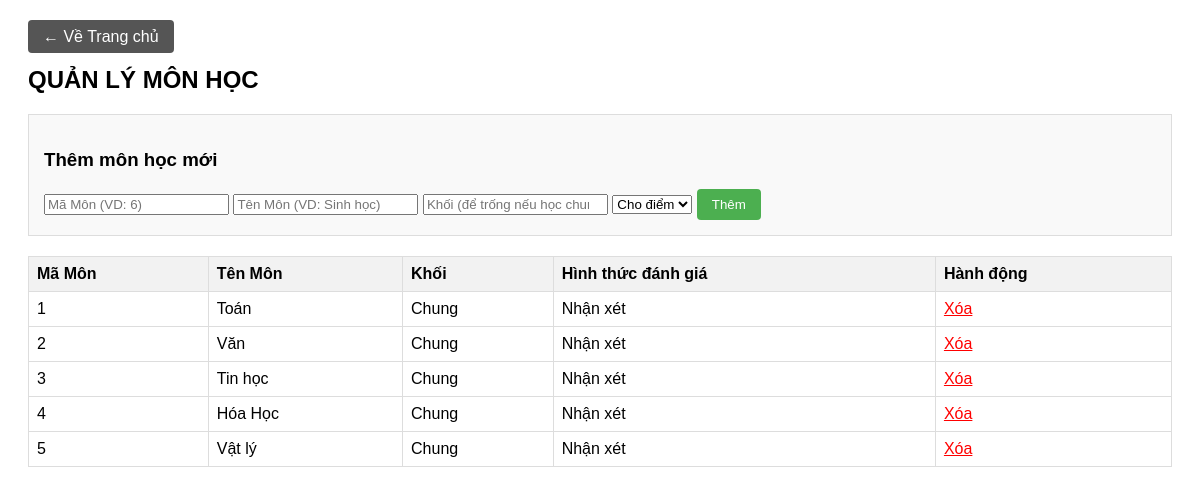
Page /monhoc.php (signed in) on the committed database.
### tables this page shows
CREATE TABLE `monhoc` (
  `MaMon` int(11) NOT NULL,
  `MaDiem` int(11) DEFAULT NULL,
  `MaGV` int(11) DEFAULT NULL,
  `TenMon` varchar(100) DEFAULT NULL,
  `SoTiet` int(11) DEFAULT NULL,
  `Khoi` int(11) DEFAULT NULL,
  `HinhThucDanhGia` varchar(50) DEFAULT 'Tính điểm'
);

### monhoc.php (the view, shortened to what this page needs)
<?php
require_once 'connect.php';
$sql_mon = "SELECT * FROM monhoc";
$result_mon = $conn->query($sql_mon);
?>
<!DOCTYPE html>
<html>
<head>
</head>
<body>
    <a href="index.php" class="btn" style="background: #555;">&larr; Về Trang chủ</a>
    <h2>QUẢN LÝ MÔN HỌC</h2>
    <div class="form-add">
        <h3>Thêm môn học mới</h3>
        <form method="POST" action="">
            <input type="number" name="MaMon" placeholder="Mã Môn (VD: 6)" required>
            <input type="text" name="TenMon" placeholder="Tên Môn (VD: Sinh học)" required>
            <input type="number" name="Khoi" placeholder="Khối (để trống nếu học chung)">
            <select name="HinhThucDanhGia">
                <option value="ChoDiem">Cho điểm</option>
            </select>
            <button type="submit" class="btn">Thêm</button>
        </form>
    </div>
    <table>
        <tr>
            <th>Mã Môn</th>
            <th>Tên Môn</th>
            <th>Khối</th>
            <th>Hình thức đánh giá</th>
            <th>Hành động</th>
        </tr>
        <?php
        if ($result_mon->num_rows > 0) {
            while($row = $result_mon->fetch_assoc()) {
                echo "<tr>";
                echo "<td>" . $row['MaMon'] . "</td>";
                echo "<td>" . $row['TenMon'] . "</td>";
                echo "<td>" . ($row['Khoi'] ? $row['Khoi'] : 'Chung') . "</td>";
                echo "<td>" . ($row['HinhThucDanhGia'] == 'ChoDiem' ? 'Cho điểm' : 'Nhận xét') . "</td>";
                echo "<td><a href='#' style='color:red;'>Xóa</a></td>";
                echo "</tr>";
            }
        } else {
            echo "<tr><td colspan='5' style='text-align:center;'>Chưa có dữ liệu.</td></tr>";
        }
        ?>
    </table>
</body>
</html>

### monhoc.php (style rules this page uses)
body { font-family: Arial; padding: 20px; }
table { width: 100%; border-collapse: collapse; margin-top: 20px; }
th, td { border: 1px solid #ddd; padding: 8px; text-align: left; }
th { background-color: #f2f2f2; }
.btn { padding: 8px 15px; text-decoration: none; background: #4CAF50; color: white; border-radius: 4px; border: none; cursor: pointer; }
.form-add { background: #f9f9f9; padding: 15px; border: 1px solid #ddd; margin-bottom: 20px; }

### rows in the picture
monhoc: MaMon "1", TenMon "Toán", shows "Chung", HinhThucDanhGia "Nhận xét"
monhoc: MaMon "2", TenMon "Văn", shows "Chung", HinhThucDanhGia "Nhận xét"
monhoc: MaMon "3", TenMon "Tin học", shows "Chung", HinhThucDanhGia "Nhận xét"
monhoc: MaMon "4", TenMon "Hóa Học", shows "Chung", HinhThucDanhGia "Nhận xét"
monhoc: MaMon "5", TenMon "Vật lý", shows "Chung", HinhThucDanhGia "Nhận xét"
